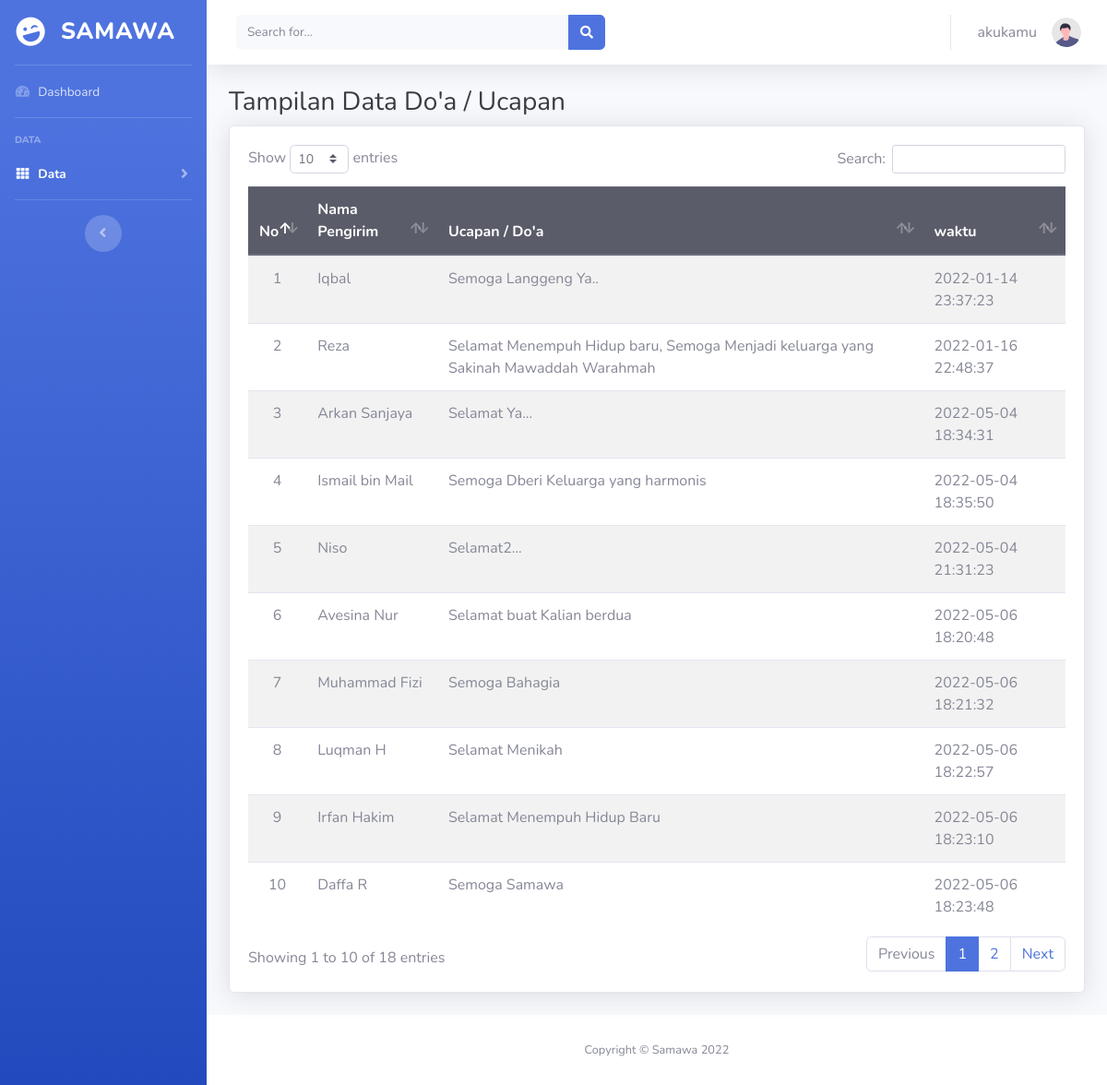
Page /login/data_ucapan.php (signed in) on the committed database.
### tables this page shows
CREATE TABLE `ucapan` (
  `iducapan` int(10) NOT NULL,
  `idclient` int(7) NOT NULL,
  `nama_pengirim` varchar(40) NOT NULL,
  `doa` text NOT NULL,
  `waktu` datetime NOT NULL
);

### login/functions.php (called while the page is built, shortened)
<?php
$conn = mysqli_connect("localhost", "root", "", "db_wedding");
function query($query){
	global $conn;
	$result = mysqli_query($conn, $query);
	$rows = [];
	while($row = mysqli_fetch_assoc($result)) {
		$rows[] = $row;
	}
	return $rows;
}
 ?>

### login/data_ucapan.php (the view, shortened to what this page needs)
<?php
require 'functions.php';
$id = $_SESSION['idclient'];
$link = $_SESSION['link'];
$ucapan = query("SELECT * FROM ucapan WHERE idclient = $id");
?>
<!DOCTYPE html>
<html lang="en">
<head>
    <link href="vendor/fontawesome-free/css/all.min.css" rel="stylesheet" type="text/css">
    <link href="css/sb-admin-2.min.css" rel="stylesheet">
    <link href="vendor/datatables/dataTables.bootstrap4.min.css" rel="stylesheet">
</head>
<body id="page-top">
    <div id="wrapper">
        <ul class="navbar-nav bg-gradient-primary sidebar sidebar-dark accordion" id="accordionSidebar">
            <a class="sidebar-brand d-flex align-items-center justify-content-center" href="#">
                <div class="sidebar-brand-icon rotate-n-15">
                    <i class="fas fa-laugh-wink"></i>
                </div>
                <div style="font-size: 25px;" class="sidebar-brand-text mx-3">samawa</div>
            </a>
            <hr class="sidebar-divider my-0">
            <li class="nav-item">
                <a class="nav-link" href="index.php">
                    <i class="fas fa-fw fa-tachometer-alt"></i>
                    <span>Dashboard</span></a>
            </li>
            <hr class="sidebar-divider">
            <div class="sidebar-heading">
                Data
            </div>
            <li class="nav-item active">
                <a class="nav-link  collapsed" href="#" data-toggle="collapse" data-target="#collapseTwo"
                    aria-expanded="true" aria-controls="collapseTwo">
                    <i class="fas fa-fw fa-th"></i>
                    <span>Data</span>
                </a>
            </li>
            <hr class="sidebar-divider">
            <div class="text-center d-none d-md-inline">
                <button class="rounded-circle border-0" id="sidebarToggle"></button>
            </div>
        </ul>
        <div id="content-wrapper" class="d-flex flex-column">
            <div id="content">
                <nav class="navbar navbar-expand navbar-light bg-white topbar mb-4 static-top shadow">
                    <form
                        class="d-none d-sm-inline-block form-inline mr-auto ml-md-3 my-2 my-md-0 mw-100 navbar-search">
                        <div class="input-group">
                            <input type="text" class="form-control bg-light border-0 small" placeholder="Search for..."
                                aria-label="Search" aria-describedby="basic-addon2">
                            <div class="input-group-append">
                                <button class="btn btn-primary" type="button">
                                    <i class="fas fa-search fa-sm"></i>
                                </button>
                            </div>
                        </div>
                    </form>
                    <ul class="navbar-nav ml-auto">
                        <li class="nav-item dropdown no-arrow">
                            <a class="nav-link dropdown-toggle" href="#" id="userDropdown" role="button"
                                data-toggle="dropdown" aria-haspopup="true" aria-expanded="false">
                                <span class="mr-3 d-none d-lg-inline text-gray-600 medium"><?= $link; ?></span>
                                <img class="img-profile rounded-circle"
                                    src="img/undraw_profile.svg">
                            </a>
                        </li>
                    </ul>
                </nav>
                <div class="container-fluid">
                    <h1 class="h3 mb-2 text-gray-900">Tampilan Data Do'a / Ucapan</h1>
                    <div class="card shadow mb-4">
                        <div class="card-body">
                            <div class="table-responsive">
                                <table class="table table-striped" id="dataTable" width="100%" cellspacing="0">
                                    <thead class="thead-dark">
                                        <tr>
                                            <th width="1%">No</th>
                                            <th>Nama Pengirim</th>
                                            <th>Ucapan / Do'a</th>
                                            <th>waktu</th>
                                        </tr>
                                    </thead>
                                    <tbody>
                                        <?php $i = 1; ?>
                                        <?php foreach ( $ucapan as $row) : ?>
                                        <tr>
                                            <td style="text-align: center;"><?= $i; ?></td>
                                            <td><?= $row["nama_pengirim"]; ?></td>
                                            <td><?= $row["doa"] ?></td>
                                            <td><?= $row["waktu"] ?></td>
                                      </tr>
                                      <?php $i++; ?>
                                      <?php endforeach; ?>
                                    </tbody>
                                </table>
                            </div>
                        </div>
                    </div>
                </div>
            </div>
            <footer class="sticky-footer bg-white">
                <div class="container my-auto">
                    <div class="copyright text-center my-auto">
                        <span>Copyright &copy; Samawa 2022</span>
                    </div>
                </div>
            </footer>
        </div>
    </div>
</body>
</html>

### rows in the picture
ucapan: nama_pengirim "Iqbal", doa "Semoga Langgeng Ya..", waktu "2022-01-14 23:37:23"
ucapan: nama_pengirim "Reza", doa "Selamat Menempuh Hidup baru, Semoga Menjadi keluarga yang Sakinah Mawaddah Warahmah", waktu "2022-01-16 22:48:37"
ucapan: nama_pengirim "Arkan Sanjaya", doa "Selamat Ya...", waktu "2022-05-04 18:34:31"
ucapan: nama_pengirim "Ismail bin Mail", doa "Semoga Dberi Keluarga yang harmonis", waktu "2022-05-04 18:35:50"
ucapan: nama_pengirim "Niso", doa "Selamat2...", waktu "2022-05-04 21:31:23"
ucapan: nama_pengirim "Avesina Nur", doa "Selamat buat Kalian berdua", waktu "2022-05-06 18:20:48"
ucapan: nama_pengirim "Muhammad Fizi", doa "Semoga Bahagia", waktu "2022-05-06 18:21:32"
ucapan: nama_pengirim "Luqman H", doa "Selamat Menikah", waktu "2022-05-06 18:22:57"
ucapan: nama_pengirim "Irfan Hakim", doa "Selamat Menempuh Hidup Baru", waktu "2022-05-06 18:23:10"
ucapan: nama_pengirim "Daffa R", doa "Semoga Samawa", waktu "2022-05-06 18:23:48"

### other values in the picture
$link "akukamu"
